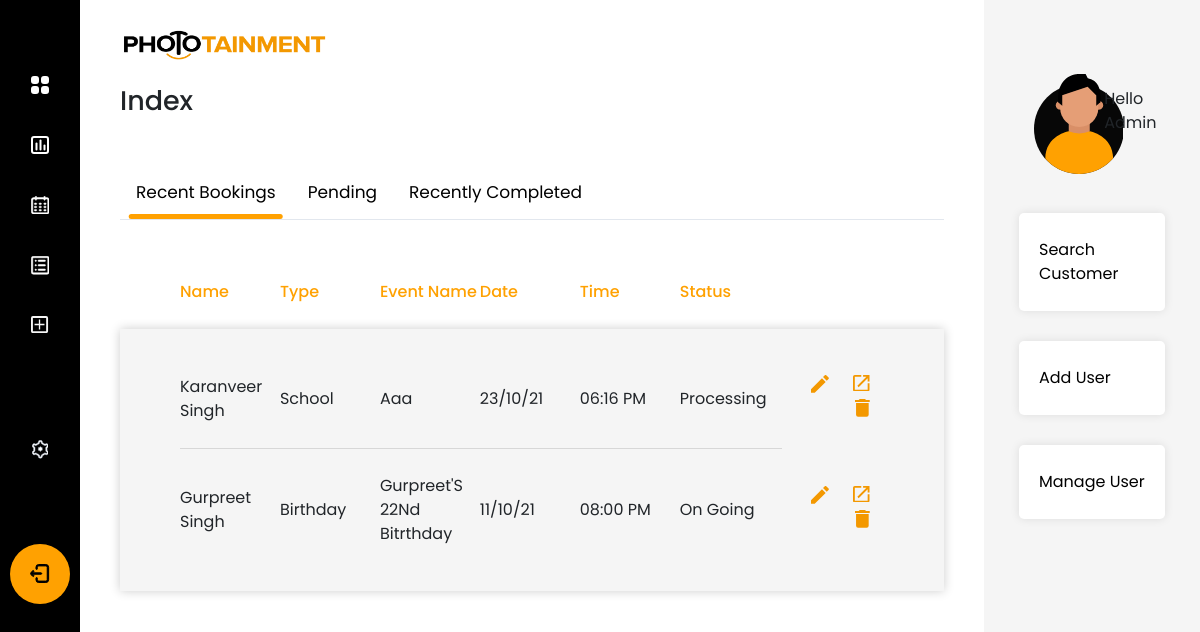
Page /phototainment/index (signed in) on the earlier database version.
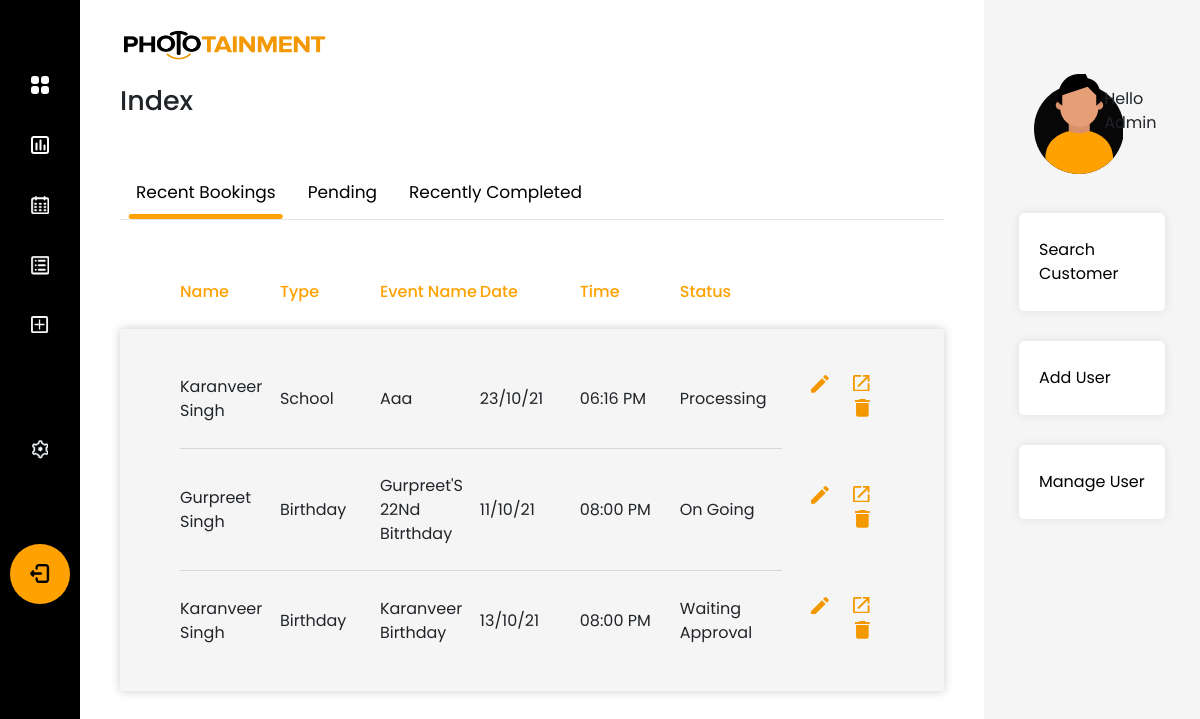
Same page on the later database version.
### app/models.py (models this page shows)
class Event(db.Model):
    __tablename__ = "event_booking"
    booking_id = db.Column(db.Integer, primary_key=True)
    event_name = db.Column(db.String(50), nullable=True)
    lead_date = db.Column(db.DateTime, nullable=False)
    event_date = db.Column(db.DateTime, nullable=False)
    duration = db.Column(db.Time, nullable=False)
    start_time = db.Column(db.Time, nullable=False)
    additional_information = db.Column(db.String(200), nullable=True)
    contacts = relationship("BookingContacts", back_populates="booking")
    comment = relationship("Comment", back_populates="booking")
    venue_id = db.Column(db.Integer, db.ForeignKey("event_venue.venue_id"), nullable=True)
    venue = relationship("EventVenue", back_populates="booking")
    user_id = db.Column(db.Integer, db.ForeignKey("user.id"), nullable=False)
    user = relationship("User", back_populates="events")
    type_id = db.Column(db.Integer, db.ForeignKey("event_type.type_id"), nullable=False)
    type = relationship("EventType", back_populates="events")
    status_id = db.Column(db.Integer, db.ForeignKey("event_status.status_id"), nullable=False)
    status = relationship("EventStatus", back_populates="events")
    client_id = db.Column(db.Integer, db.ForeignKey("client.client_id"), nullable=False)
    client = relationship("Client", back_populates="events")

class Client(db.Model):
    __tablename__ = "client"
    client_id = db.Column(db.Integer, primary_key=True)
    client_first_name = db.Column(db.String(50), nullable=False)
    client_last_name = db.Column(db.String(50), nullable=False)
    client_email = db.Column(db.String(50), nullable=False)
    company_name = db.Column(db.String(50), nullable=False)
    primary_contact = db.Column(db.String(10), nullable=False)
    events = relationship("Event", back_populates="client")

class EventType(db.Model):
    __tablename__ = "event_type"
    type_id = db.Column(db.Integer, primary_key=True)
    event_type = db.Column(db.String(50), unique=True, nullable=False)
    events = relationship("Event", back_populates="type")

class EventStatus(db.Model):
    __tablename__ = "event_status"
    status_id = db.Column(db.Integer, primary_key=True)
    status = db.Column(db.String(50), unique=True, nullable=False)
    events = relationship("Event", back_populates="status")

### app/phototainment/views.py (the view)
@custom_bp.route("/index")
@login_required
def home():
    events = db.session.query(Event, Client.client_first_name, Client.client_last_name, Client.client_email,
                              Client.primary_contact, ).select_from(Event, Client).join(Client)
    recent_bookings = [event for event in events if datetime.now() - event[0].lead_date < timedelta(days=7)]
    pending_events = [event for event in events if datetime.now() - event[0].lead_date < timedelta(days=7) and event[0].status_id == 1]
    completed_events = [event for event in events if datetime.now() - event[0].event_date < timedelta(days=7) and event[0].status_id == 4]
    return render_template(
        "index.html",
        all_bookings=recent_bookings,
        pending_bookings=pending_events,
        completed_bookings=completed_events
    )

### app/models.py (called while the page is built)
@login_manager.user_loader
def load_user(user_id):
    return User.query.get(int(user_id))

### app/phototainment/templates/index.html (shortened to what this page needs)
{% extends 'base.html' %}
{% block page_head %}Index{% endblock %}
{% block navbar %}{% include 'sidebar.html' %}{% endblock %}
{% block content %}
<div class="tab">
    <button class="tablinks active" onclick="openCity(event, 'Bookings')">Recent Bookings</button>
    <button class="tablinks" onclick="openCity(event, 'Pending')">Pending</button>
    <button class="tablinks" onclick="openCity(event, 'Completed')">Recently Completed</button>
</div>
<div id="Bookings" class="tabcontent" style="display:block">
    {% with filtered_events=all_bookings %}
    {% include 'events-table.html' %}
    {% endwith %}
</div>
{% endblock %}
{% block side_bar %}{% include 'right-bar.html' %}{% endblock %}

### app/phototainment/templates/events-table.html (shortened to what this page needs)
<div class="row m-0">
        <ul class="table-main">
            <li class="table-head">
                <ul class="table-row">
                    <li class="table-item">Name</li>
                    <li class="table-item">Type</li>
                    <li class="table-item">Event Name</li>
                    <li class="table-item">Date</li>
                    <li class="table-item">Time</li>
                    <li class="table-item">Status</li>
                    <li></li>
                </ul>
            </li>
            <li class="table-body">
                {% for event in filtered_events %}
                <ul class="table-row">
                    <li class="table-item">{{event.client_first_name.title()}} {{event.client_last_name.title()}}</li>
                    <li class="table-item">{{event[0].type.event_type.title()}}</li>
                    <li class="table-item">{{event[0].event_name.title()}}</li>
                    <li class="table-item">{{event[0].event_date.strftime("%d/%m/%y")|safe}}</li>
                    <li class="table-item">{{event[0].event_date.strftime("%I:%M %p")|safe}}</li>
                    <li class="table-item">{{event[0].status.status.title()}}</li>
                    <li class="table-item manage-table-data">
                        <a class="btn btn-dark edit-btn"
                           href="{{ url_for('phototainment.edit_event', booking_id=event[0].booking_id) }}">
                        </a>
                        <a class="open-btn" target="_blank" href="{{url_for('phototainment.view_booking', booking_id = event[0].booking_id)}}">
                        </a>
                        {% if current_user.role.role_id == 1 %}
                        <button class="btn btn-primary delete-btn"
                                onclick="deleteEvent('{{ url_for('phototainment.delete_event', booking_id=event[0].booking_id) }}')">
                        </button>
                        {% endif %}
                    </li>
                </ul>
                {% endfor %}
            </li>
        </ul>
    </div>

Differences in the rows shown:
added Event: client_first_name "Karanveer", client_last_name "Singh", event_type "Birthday", event_name "Karanveer Birthday", event_date "13/10/21", event_date "08:00 PM", status "Waiting Approval"
